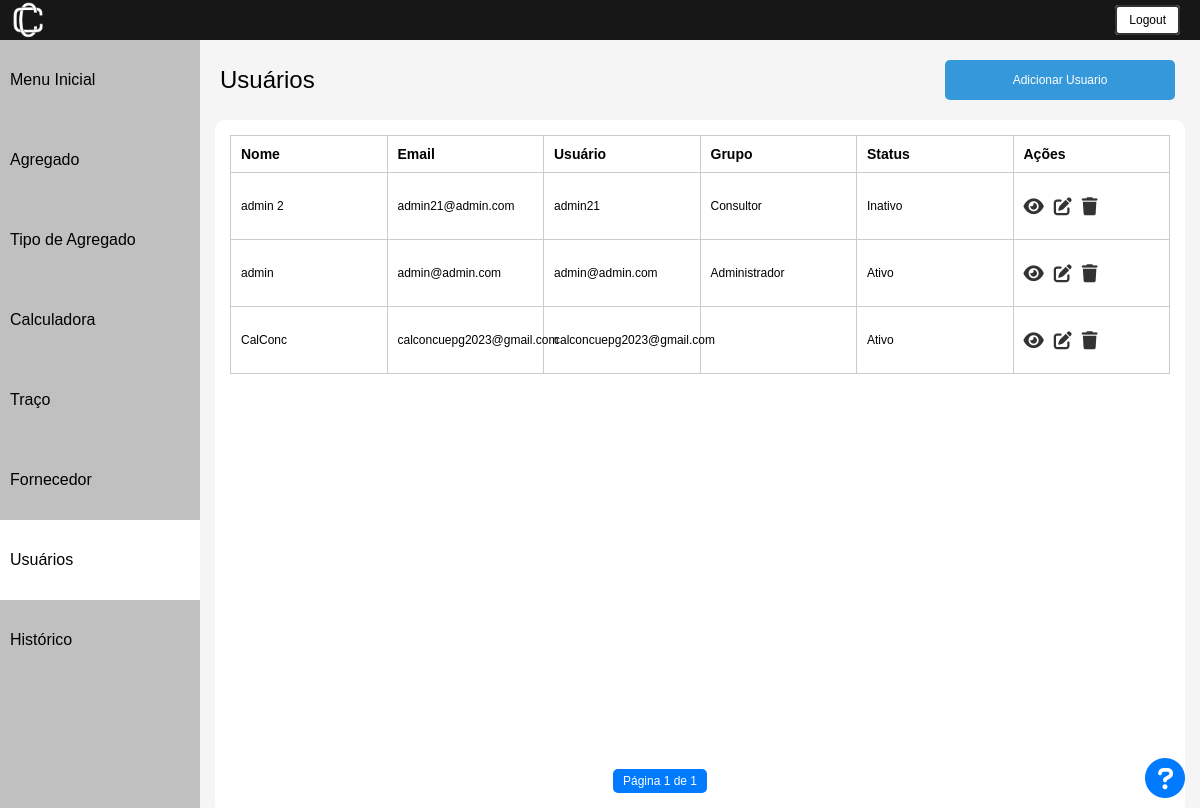
/usuarios/ (signed in), run on an earlier commit of the app's database.
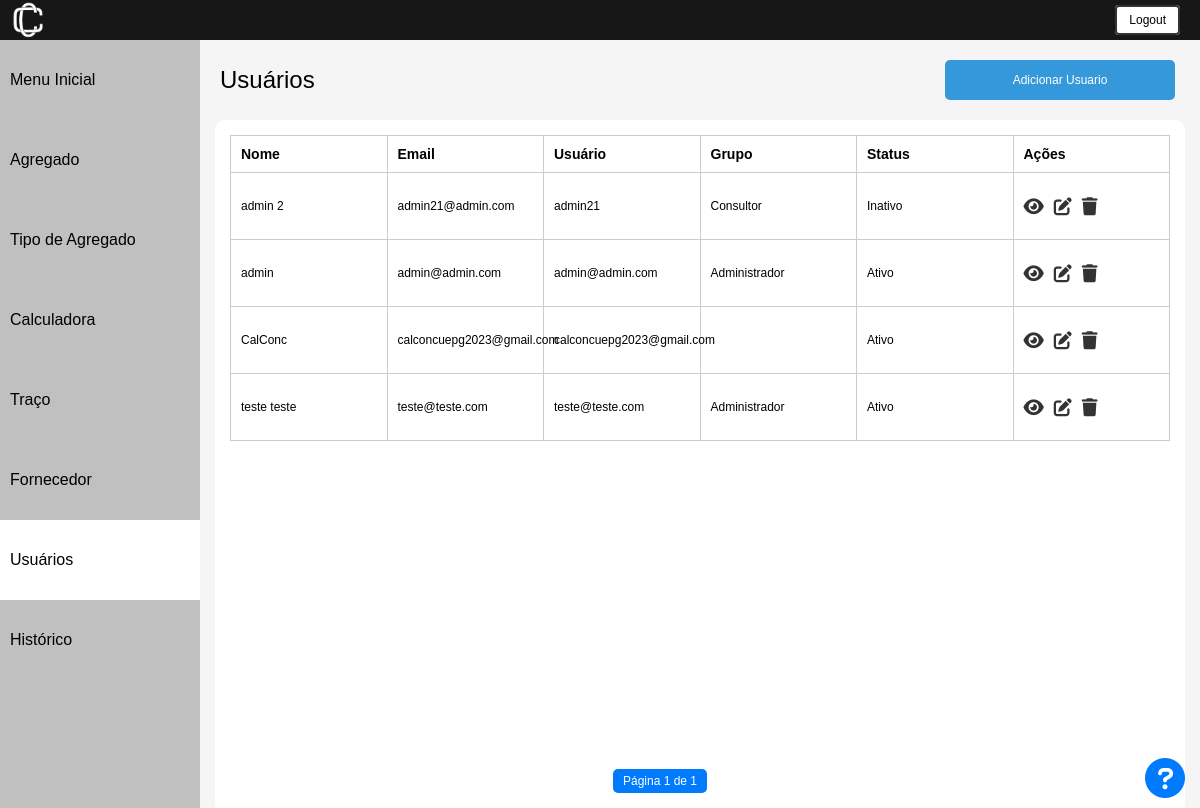
And on a later commit of the database.
### usuarios/models.py (models this page shows, shortened)
class CustomUsuario(AbstractUser):
    email = models.EmailField('E-mail', unique=True)
    username = models.CharField('Usuário', max_length=50, unique=True)
    fone = models.CharField('Telefone', max_length=25, null=True)
    is_staff = models.BooleanField('Membro da equipe', default=True)
    USERNAME_FIELD = 'email'
    REQUIRED_FIELDS = ['first_name', 'last_name', 'fone']
    class Meta:
        db_table = "usuarios"
    objects = UsuarioManager()

### usuarios/decorators.py (the view)
        def wrapper_func(request, *args, **kwargs):
            group = None
            if request.user.groups.exists():
                group = request.user.groups.all()[0].name
            if group in allowed_roles:
                return view_func(request, *args, **kwargs)
            else:
                return HttpResponseRedirect(reverse('error_page'))

### usuarios/scripts.py (called while the page is built)
def get_user_group(request):
    return request.user.groups.all()[0].name

### usuarios/views.py (called while the page is built)
@login_required
@allowed_users(allowed_roles=['Administrador'])
def listar_usuarios(request):
    usuarios = CustomUsuario.objects.all().order_by(Lower('username'))
    paginator = Paginator(usuarios, itens_por_pagina)
    page_number = request.GET.get("page")
    context = {
        'usuarios': usuarios,
        'page_obj': paginator.get_page(page_number),
        'user_group': get_user_group(request)
    }
    return render(request, 'registration/index_usuario.html', context)

### usuarios/templates/registration/index_usuario.html (shortened to what this page needs)
{% extends 'base.html' %}
{% load static %}
{% block content %}
<html lang="pt-br">
<head>
    <link rel="stylesheet" href="{% static 'css/listar.css' %}">
    <link rel="stylesheet" href="https://cdnjs.cloudflare.com/ajax/libs/font-awesome/5.15.4/css/all.min.css">
</head>
<body>
     {% include "utils/header.html" %}
    <div class="container">
         {% include "utils/sidebar.html" %}
        <div class="content">
            <div class="cadastrar_btn">
                <a class="nome-pagina">Usuários</a>
                <a href="{% url 'cadastrar_usuario' %}" class="btn_cadastrar">Adicionar Usuario</a>
            </div>
            <div class = 'all-content'>
                <div class="lista">
                    <table>
                        <thead>
                            <tr>
                                <th>Nome</th>
                                <th>Email</th>
                                <th>Usuário</th>
                                <th>Grupo</th>
                                <th>Status</th>
                                <th>Ações</th>
                            </tr>
                        </thead>
                        <tbody>
                            {% for usuario in page_obj %}
                                <tr>
                                    <td>{{ usuario.first_name }} {{ usuario.last_name }}</td>
                                    <td>{{ usuario.email }}</td>
                                    <td>{{ usuario.username }}</td>
                                    <td>{{ usuario.groups.all.0 }}</td>
                                    {% if usuario.is_active %}
                                        <td>Ativo</td>
                                    {% else %}
                                        <td>Inativo</td>
                                    {% endif %}
                                    <td class="align-right">
                                      <div class="btn-action-container">
                                        <a href="{% url 'inspecionar_usuario' usuario.id %}" class="btn-action"><i class="fa fa-eye"></i></a>
                                        <a href="{% url 'editar_usuario' usuario.id %}" class="btn-action"><i class="fa fa-edit"></i></a>
                                        <button class="btn-action btn-deletar" data-id="{{ usuario.id }}" data-url="{% url 'desativar_usuario' usuario.id %}"><i class="fa fa-trash"></i></button>
                                      </div>
                                    </td>
                                </tr>
                            {% endfor %}
                        </tbody>
                    </table>
                    {% include "utils/paginador.html" %}
                    {% with duvidas_link='https://calconc.readthedocs.io/pt/latest/files/usuarios/main.html' %}
                        {% include "utils/duvidas.html" %}
                    {% endwith %}
                </div>
            </div>
        </div>
    </div>
</body>
{% endblock %}

What changed in the data, as far as the page shows it:
added CustomUsuario: first_name "teste", last_name "teste", email "teste@teste.com", username "teste@teste.com", groups.all.0 "Administrador", is_active "Ativo"
